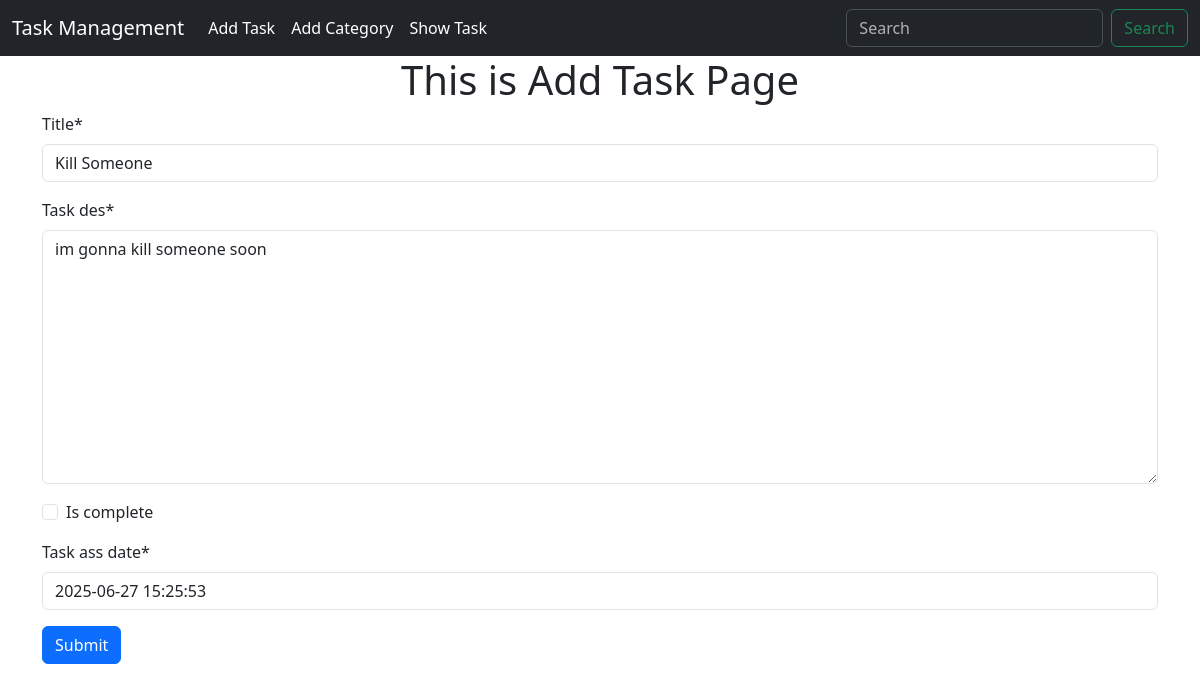
Page /task/edit/3 on the committed database.
### taskmodel/models.py (models this page shows, shortened)
class Task(models.Model):
    title = models.CharField(max_length=70)
    task_des = models.TextField()
    is_complete = models.BooleanField(default=False)
    task_ass_date = models.DateTimeField(default=datetime.datetime.now)

### taskmodel/views.py (the view)
# urls.py: path('edit/<int:id>', views.edit_task, name="edit_task"),
def edit_task(request,id):
    task= models.Task.objects.get(pk=id)
    task_form = forms.TaskForm(instance=task)
    if request.method == "POST":
        task_form = forms.TaskForm(request.POST,instance=task)
        if task_form.is_valid():
            task_form.save()
            return redirect("show_task")
    return render(request,"add_task.html",{"form":task_form})

### taskmodel/forms.py
class TaskForm(forms.ModelForm):
    class Meta:
        model = Task
        fields = '__all__'
        widgets = {
            'title': forms.TextInput(attrs={'placeholder': 'Enter task title'}),
            'task_des': forms.Textarea(attrs={'placeholder': 'Enter task description'}),
            'is_complete': forms.CheckboxInput(),
        }

### taskmodel/templates/add_task.html (shortened to what this page needs)
{% extends "base.html" %}
{% load crispy_forms_tags %}
{% block content %}
    <div class="container">
        <h1 class="text-center">This is Add Task Page</h1>
        <form method="post">
            {{ form | crispy }}
            <input type="submit" value="Submit" class="btn btn-primary">
        </form>
    </div>
{% endblock content %}

### rows in the picture
Task: title "Kill Someone", task_des "im gonna kill someone soon", task_ass_date "2025-06-27 15:25:53"
